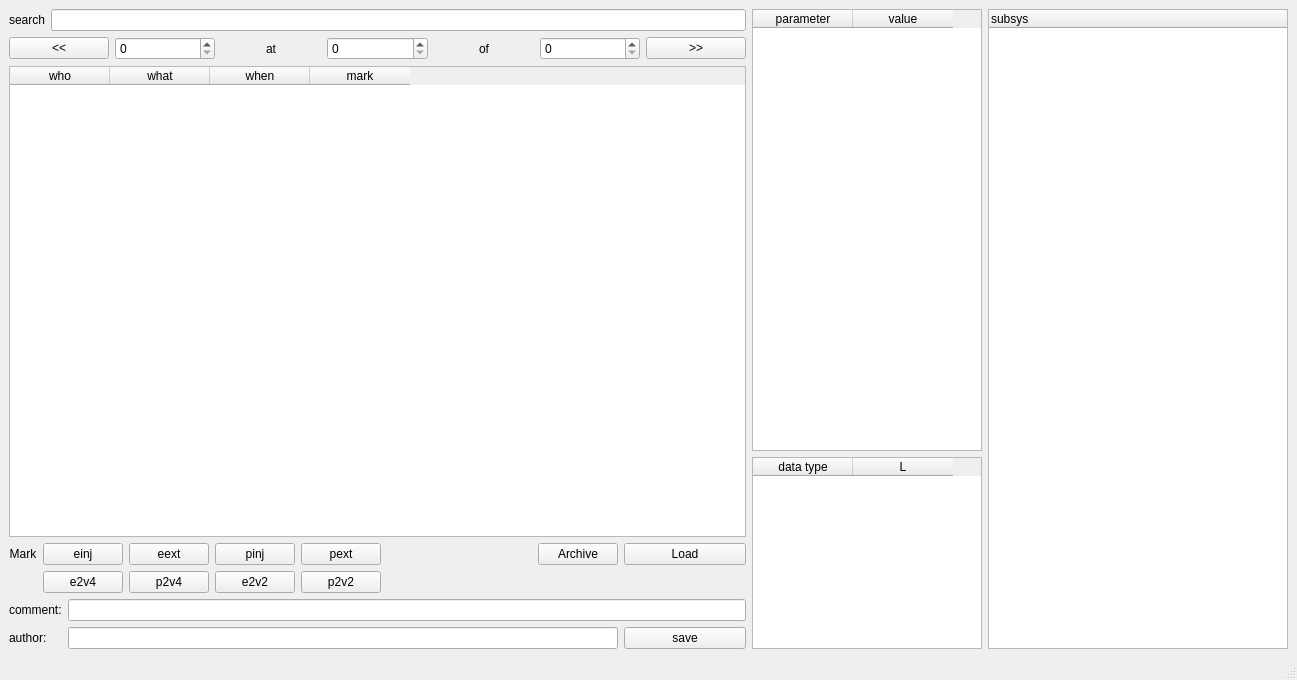
<?xml version="1.0" encoding="UTF-8"?>
<ui version="4.0">
 <class>MainWindow</class>
 <widget class="QMainWindow" name="MainWindow">
  <property name="geometry">
   <rect>
    <x>0</x>
    <y>0</y>
    <width>1297</width>
    <height>680</height>
   </rect>
  </property>
  <property name="windowTitle">
   <string>machne mode save/restore</string>
  </property>
  <widget class="QWidget" name="centralwidget">
   <layout class="QGridLayout" name="gridLayout_2">
    <item row="0" column="0">
     <layout class="QGridLayout" name="gridLayout">
      <item row="2" column="0">
       <layout class="QGridLayout" name="gridLayout_7">
        <item row="1" column="3">
         <widget class="QPushButton" name="pushButtonMarke2v2">
          <property name="text">
           <string>e2v2</string>
          </property>
         </widget>
        </item>
        <item row="1" column="1">
         <widget class="QPushButton" name="pushButtonMarke2v4">
          <property name="text">
           <string>e2v4</string>
          </property>
         </widget>
        </item>
        <item row="0" column="7">
         <widget class="QPushButton" name="pushButtonArchive">
          <property name="text">
           <string>Archive</string>
          </property>
         </widget>
        </item>
        <item row="1" column="2">
         <widget class="QPushButton" name="pushButtonMarkp2v4">
          <property name="text">
           <string>p2v4</string>
          </property>
         </widget>
        </item>
        <item row="1" column="4">
         <widget class="QPushButton" name="pushButtonMarkp2v2">
          <property name="text">
           <string>p2v2</string>
          </property>
         </widget>
        </item>
        <item row="0" column="9">
         <widget class="QPushButton" name="pushButtonLoad">
          <property name="minimumSize">
           <size>
            <width>122</width>
            <height>0</height>
           </size>
          </property>
          <property name="text">
           <string>Load</string>
          </property>
         </widget>
        </item>
        <item row="0" column="6">
         <spacer name="horizontalSpacer">
          <property name="orientation">
           <enum>Qt::Horizontal</enum>
          </property>
          <property name="sizeHint" stdset="0">
           <size>
            <width>40</width>
            <height>20</height>
           </size>
          </property>
         </spacer>
        </item>
        <item row="0" column="3">
         <widget class="QPushButton" name="pushButtonMarkpinj">
          <property name="text">
           <string>pinj</string>
          </property>
         </widget>
        </item>
        <item row="0" column="4">
         <widget class="QPushButton" name="pushButtonMarkpext">
          <property name="text">
           <string>pext</string>
          </property>
         </widget>
        </item>
        <item row="0" column="1">
         <widget class="QPushButton" name="pushButtonMarkeinj">
          <property name="toolTip">
           <string notr="true">mark selected mode as electron injection</string>
          </property>
          <property name="text">
           <string>einj</string>
          </property>
         </widget>
        </item>
        <item row="0" column="0">
         <widget class="QLabel" name="label_3">
          <property name="text">
           <string>Mark</string>
          </property>
          <property name="alignment">
           <set>Qt::AlignCenter</set>
          </property>
         </widget>
        </item>
        <item row="0" column="2">
         <widget class="QPushButton" name="pushButtonMarkeext">
          <property name="text">
           <string>eext</string>
          </property>
         </widget>
        </item>
       </layout>
      </item>
      <item row="1" column="0">
       <widget class="QTableWidget" name="tableWidgetmodes">
        <property name="minimumSize">
         <size>
          <width>700</width>
          <height>0</height>
         </size>
        </property>
        <property name="maximumSize">
         <size>
          <width>1400</width>
          <height>16777215</height>
         </size>
        </property>
        <property name="editTriggers">
         <set>QAbstractItemView::NoEditTriggers</set>
        </property>
        <property name="selectionBehavior">
         <enum>QAbstractItemView::SelectRows</enum>
        </property>
        <property name="rowCount">
         <number>0</number>
        </property>
        <attribute name="verticalHeaderVisible">
         <bool>false</bool>
        </attribute>
        <column>
         <property name="text">
          <string>who</string>
         </property>
        </column>
        <column>
         <property name="text">
          <string>what</string>
         </property>
        </column>
        <column>
         <property name="text">
          <string>when</string>
         </property>
        </column>
        <column>
         <property name="text">
          <string>mark</string>
         </property>
        </column>
       </widget>
      </item>
      <item row="3" column="0">
       <layout class="QGridLayout" name="gridLayout_3">
        <item row="1" column="1">
         <widget class="QLineEdit" name="commentLine"/>
        </item>
        <item row="1" column="0">
         <widget class="QLabel" name="label_4">
          <property name="text">
           <string>comment:</string>
          </property>
         </widget>
        </item>
        <item row="2" column="1">
         <layout class="QGridLayout" name="gridLayout_8">
          <item row="0" column="0">
           <widget class="QLineEdit" name="authorLine"/>
          </item>
          <item row="0" column="1">
           <widget class="QPushButton" name="pushButtonSave">
            <property name="minimumSize">
             <size>
              <width>122</width>
              <height>0</height>
             </size>
            </property>
            <property name="maximumSize">
             <size>
              <width>122</width>
              <height>30</height>
             </size>
            </property>
            <property name="text">
             <string>save</string>
            </property>
           </widget>
          </item>
         </layout>
        </item>
        <item row="2" column="0">
         <widget class="QLabel" name="label_5">
          <property name="text">
           <string>author:</string>
          </property>
         </widget>
        </item>
       </layout>
      </item>
      <item row="0" column="1" rowspan="4">
       <layout class="QGridLayout" name="gridLayout_4">
        <property name="sizeConstraint">
         <enum>QLayout::SetFixedSize</enum>
        </property>
        <item row="0" column="0">
         <widget class="QTableWidget" name="tableWidget">
          <property name="maximumSize">
           <size>
            <width>230</width>
            <height>16777215</height>
           </size>
          </property>
          <column>
           <property name="text">
            <string>parameter</string>
           </property>
          </column>
          <column>
           <property name="text">
            <string>value</string>
           </property>
          </column>
         </widget>
        </item>
        <item row="0" column="1" rowspan="3">
         <widget class="QTreeWidget" name="sysTree">
          <property name="minimumSize">
           <size>
            <width>300</width>
            <height>0</height>
           </size>
          </property>
          <property name="maximumSize">
           <size>
            <width>300</width>
            <height>16777215</height>
           </size>
          </property>
          <property name="contextMenuPolicy">
           <enum>Qt::ActionsContextMenu</enum>
          </property>
          <property name="toolTip">
           <string notr="true"/>
          </property>
          <property name="statusTip">
           <string notr="true"/>
          </property>
          <column>
           <property name="text">
            <string>subsys</string>
           </property>
          </column>
         </widget>
        </item>
        <item row="1" column="0" rowspan="2">
         <widget class="QTableWidget" name="kindTable">
          <property name="maximumSize">
           <size>
            <width>230</width>
            <height>16777215</height>
           </size>
          </property>
          <column>
           <property name="text">
            <string>data type</string>
           </property>
          </column>
          <column>
           <property name="text">
            <string>L</string>
           </property>
          </column>
         </widget>
        </item>
       </layout>
      </item>
      <item row="0" column="0">
       <layout class="QGridLayout" name="gridLayout_5">
        <item row="0" column="1">
         <widget class="QLineEdit" name="lineEditLike"/>
        </item>
        <item row="0" column="0">
         <widget class="QLabel" name="label">
          <property name="text">
           <string>search</string>
          </property>
         </widget>
        </item>
        <item row="1" column="0" colspan="2">
         <layout class="QGridLayout" name="gridLayout_6">
          <item row="0" column="0">
           <widget class="QPushButton" name="pushButtonPrev">
            <property name="minimumSize">
             <size>
              <width>85</width>
              <height>0</height>
             </size>
            </property>
            <property name="text">
             <string>&lt;&lt;</string>
            </property>
           </widget>
          </item>
          <item row="0" column="2">
           <widget class="QLabel" name="label_2">
            <property name="text">
             <string>at</string>
            </property>
            <property name="alignment">
             <set>Qt::AlignCenter</set>
            </property>
           </widget>
          </item>
          <item row="0" column="7">
           <widget class="QPushButton" name="pushButtonNext">
            <property name="minimumSize">
             <size>
              <width>85</width>
              <height>0</height>
             </size>
            </property>
            <property name="text">
             <string>&gt;&gt;</string>
            </property>
           </widget>
          </item>
          <item row="0" column="1">
           <widget class="FSpinBox" name="nrows_spinbox">
            <property name="minimumSize">
             <size>
              <width>70</width>
              <height>0</height>
             </size>
            </property>
           </widget>
          </item>
          <item row="0" column="5">
           <widget class="QLabel" name="label_6">
            <property name="text">
             <string>of</string>
            </property>
            <property name="alignment">
             <set>Qt::AlignCenter</set>
            </property>
           </widget>
          </item>
          <item row="0" column="3">
           <widget class="FSpinBox" name="startrow_spinbox">
            <property name="minimumSize">
             <size>
              <width>70</width>
              <height>0</height>
             </size>
            </property>
           </widget>
          </item>
          <item row="0" column="6">
           <widget class="FSpinBox" name="maxrows_spinbox">
            <property name="minimumSize">
             <size>
              <width>70</width>
              <height>0</height>
             </size>
            </property>
           </widget>
          </item>
         </layout>
        </item>
       </layout>
      </item>
     </layout>
    </item>
   </layout>
  </widget>
  <widget class="QStatusBar" name="statusBar"/>
 </widget>
 <customwidgets>
  <customwidget>
   <class>FSpinBox</class>
   <extends>QSpinBox</extends>
   <header>fwidgets.fspinbox</header>
  </customwidget>
 </customwidgets>
 <resources/>
 <connections/>
</ui>
